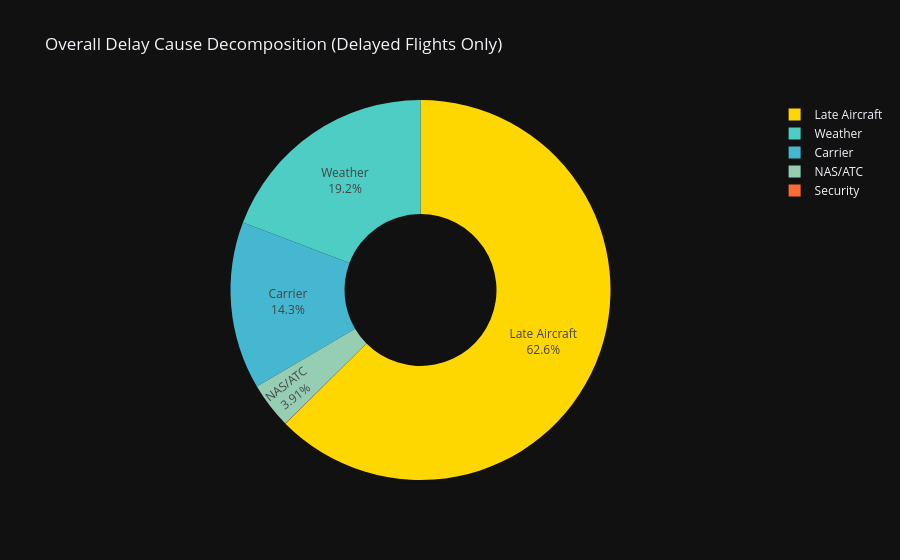
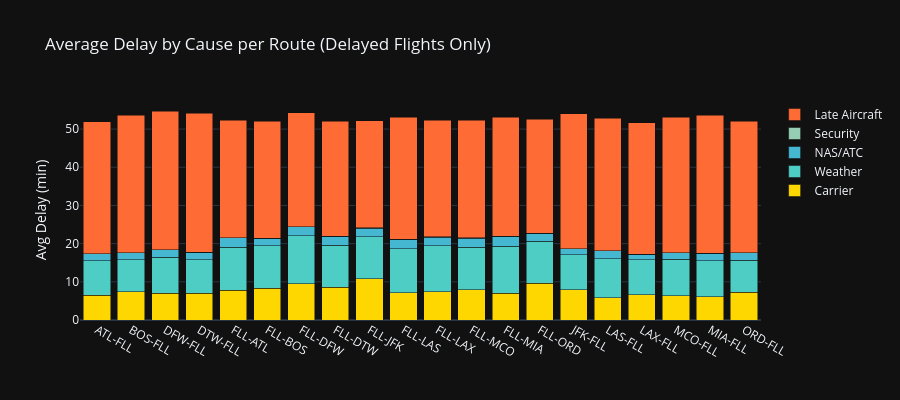

The cell these charts' notebook holds for them, in order:
### Markdown cell above
## 3. Delay Cause Decomposition

### Code cell
delay_cols = ['CarrierDelay', 'WeatherDelay', 'NASDelay', 'SecurityDelay', 'LateAircraftDelay']
delay_labels = ['Carrier', 'Weather', 'NAS/ATC', 'Security', 'Late Aircraft']

delayed_only = operated[operated['ArrDel15'] == 1]
cause_totals = delayed_only[delay_cols].fillna(0).sum()
cause_totals.index = delay_labels

# Pie chart
fig_pie = px.pie(
    values=cause_totals.values,
    names=cause_totals.index,
    title='Overall Delay Cause Decomposition (Delayed Flights Only)',
    color_discrete_sequence=[SPIRIT_YELLOW, '#4ECDC4', '#45B7D1', '#96CEB4', '#FF6B35'],
    template=TEMPLATE,
    hole=0.4,
)
fig_pie.update_traces(textposition='inside', textinfo='percent+label')
fig_pie.show()

# By route bar chart
route_causes = (
    delayed_only.groupby('Route')[delay_cols]
    .mean()
    .reset_index()
)
route_causes.columns = ['Route'] + delay_labels

fig_bar = go.Figure()
colors = [SPIRIT_YELLOW, '#4ECDC4', '#45B7D1', '#96CEB4', '#FF6B35']
for label, color in zip(delay_labels, colors):
    fig_bar.add_trace(go.Bar(
        x=route_causes['Route'], y=route_causes[label],
        name=label, marker_color=color
    ))
fig_bar.update_layout(
    barmode='stack', template=TEMPLATE,
    title='Average Delay by Cause per Route (Delayed Flights Only)',
    yaxis_title='Avg Delay (min)', height=400
)
fig_bar.show()

### Figure 1 — Plotly figure (JSON) as saved in the notebook; plotly's stock layout.template omitted (floating-point values rounded to 4 significant figures)
{"data": [{"domain": {"x": [0, 1], "y": [0, 1]}, "hole": 0.4, "hovertemplate": "label=%{label}<br>value=%{value}<extra></extra>", "labels": ["Carrier", "Weather", "NAS/ATC", "Security", "Late Aircraft"], "legendgroup": "", "name": "", "showlegend": true, "textinfo": "percent+label", "textposition": "inside", "type": "pie", "values": [252200.0, 339300.0, 69090.0, 317.0, 1106000.0]}], "layout": {"legend": {"tracegroupgap": 0}, "piecolorway": ["#FFD700", "#4ECDC4", "#45B7D1", "#96CEB4", "#FF6B35"], "title": {"text": "Overall Delay Cause Decomposition (Delayed Flights Only)"}}}

### Figure 2 — Plotly figure (JSON) as saved in the notebook; plotly's stock layout.template omitted (floating-point values rounded to 4 significant figures)
{"data": [{"marker": {"color": "#FFD700"}, "name": "Carrier", "type": "bar", "x": ["ATL-FLL", "BOS-FLL", "DFW-FLL", "DTW-FLL", "FLL-ATL", "FLL-BOS", "FLL-DFW", "FLL-DTW", "FLL-JFK", "FLL-LAS", "FLL-LAX", "FLL-MCO", "FLL-MIA", "FLL-ORD", "JFK-FLL", "LAS-FLL", "LAX-FLL", "MCO-FLL", "MIA-FLL", "ORD-FLL"], "y": [6.478, 7.378, 6.968, 6.997, 7.793, 8.269, 9.477, 8.53, 10.82, 7.154, 7.356, 7.885, 7.01, 9.617, 7.955, 5.852, 6.632, 6.385, 6.027, 7.298]}, {"marker": {"color": "#4ECDC4"}, "name": "Weather", "type": "bar", "x": ["ATL-FLL", "BOS-FLL", "DFW-FLL", "DTW-FLL", "FLL-ATL", "FLL-BOS", "FLL-DFW", "FLL-DTW", "FLL-JFK", "FLL-LAS", "FLL-LAX", "FLL-MCO", "FLL-MIA", "FLL-ORD", "JFK-FLL", "LAS-FLL", "LAX-FLL", "MCO-FLL", "MIA-FLL", "ORD-FLL"], "y": [9.017, 8.463, 9.465, 8.788, 11.26, 11.13, 12.59, 11.02, 10.99, 11.45, 12.14, 11.19, 12.35, 10.98, 9.16, 10.17, 9.116, 9.509, 9.43, 8.319]}, {"marker": {"color": "#45B7D1"}, "name": "NAS/ATC", "type": "bar", "x": ["ATL-FLL", "BOS-FLL", "DFW-FLL", "DTW-FLL", "FLL-ATL", "FLL-BOS", "FLL-DFW", "FLL-DTW", "FLL-JFK", "FLL-LAS", "FLL-LAX", "FLL-MCO", "FLL-MIA", "FLL-ORD", "JFK-FLL", "LAS-FLL", "LAX-FLL", "MCO-FLL", "MIA-FLL", "ORD-FLL"], "y": [1.905, 1.807, 1.986, 1.973, 2.443, 2.012, 2.365, 2.35, 2.264, 2.503, 2.213, 2.393, 2.54, 2.158, 1.496, 2.156, 1.415, 1.757, 1.983, 1.988]}, {"marker": {"color": "#96CEB4"}, "name": "Security", "type": "bar", "x": ["ATL-FLL", "BOS-FLL", "DFW-FLL", "DTW-FLL", "FLL-ATL", "FLL-BOS", "FLL-DFW", "FLL-DTW", "FLL-JFK", "FLL-LAS", "FLL-LAX", "FLL-MCO", "FLL-MIA", "FLL-ORD", "JFK-FLL", "LAS-FLL", "LAX-FLL", "MCO-FLL", "MIA-FLL", "ORD-FLL"], "y": [0.0, 0.0, 0.0, 0.0, 0.02243, 0.02112, 0.02, 0.03653, 0.02509, 0.006261, 0.03826, 0.0183, 0.01912, 0.01185, 0.0, 0.0, 0.0, 0.0, 0.0, 0.0]}, {"marker": {"color": "#FF6B35"}, "name": "Late Aircraft", "type": "bar", "x": ["ATL-FLL", "BOS-FLL", "DFW-FLL", "DTW-FLL", "FLL-ATL", "FLL-BOS", "FLL-DFW", "FLL-DTW", "FLL-JFK", "FLL-LAS", "FLL-LAX", "FLL-MCO", "FLL-MIA", "FLL-ORD", "JFK-FLL", "LAS-FLL", "LAX-FLL", "MCO-FLL", "MIA-FLL", "ORD-FLL"], "y": [34.46, 36.0, 36.31, 36.36, 30.76, 30.64, 29.83, 30.15, 28.1, 32.01, 30.56, 30.79, 31.21, 29.76, 35.42, 34.61, 34.55, 35.39, 36.17, 34.39]}], "layout": {"barmode": "stack", "height": 400, "title": {"text": "Average Delay by Cause per Route (Delayed Flights Only)"}, "yaxis": {"title": {"text": "Avg Delay (min)"}}}}
